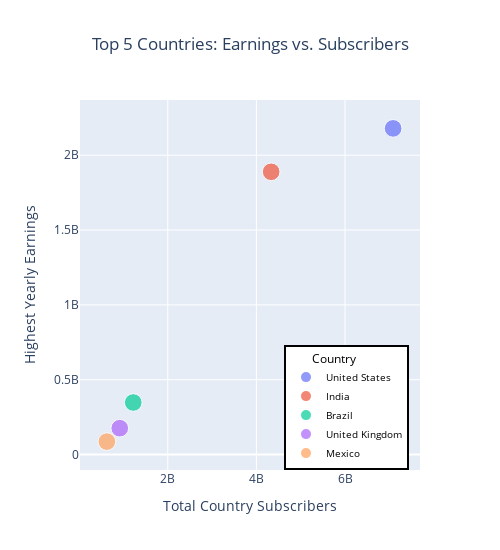

Notebook code cell kept with this figure:
### Markdown cell above
I wanted to see the overall trend of countries in respect to subscribers and highest yearly earnings visibily, as viewing in a dataframe can be difficult.

### Code cell
px.scatter(countrydf.head(5), 
           x='subscribers',y='highest_yearly_earnings', size = 'sizer', size_max=12.5,
               
               color=countrydf.head(5).index,
                labels = {'subscribers': 'Total Country Subscribers',
                          'highest_yearly_earnings': 'Highest Yearly Earnings'},
                     title ='Top 5 Countries: Earnings vs. Subscribers' ).update_layout(title_x=0.5,
                                                                                autosize=False, height=550, width=500).update_layout(
        legend_title="        Country", legend=dict(
        x=.6,
        y=0,
        #title_font_family="Sans Serif",
        font=dict(
            #family="Sans Serif",
            size=10,
            color="black"
        ),
        bgcolor="White",
        bordercolor="Black",
        borderwidth=2
    ))

### Figure 1 — Plotly figure (JSON) as saved in the notebook; plotly's stock layout.template omitted (floating-point values rounded to 4 significant figures)
{"data": [{"hovertemplate": "color=United States<br>Total Country Subscribers=%{x}<br>Highest Yearly Earnings=%{y}<br>sizer=%{marker.size}<extra></extra>", "legendgroup": "United States", "marker": {"color": "#636efa", "size": [1], "sizemode": "area", "sizeref": 0.0064, "symbol": "circle"}, "mode": "markers", "name": "United States", "orientation": "v", "showlegend": true, "type": "scatter", "x": [7084500000], "xaxis": "x", "y": [2179000000.0], "yaxis": "y"}, {"hovertemplate": "color=India<br>Total Country Subscribers=%{x}<br>Highest Yearly Earnings=%{y}<br>sizer=%{marker.size}<extra></extra>", "legendgroup": "India", "marker": {"color": "#EF553B", "size": [1], "sizemode": "area", "sizeref": 0.0064, "symbol": "circle"}, "mode": "markers", "name": "India", "orientation": "v", "showlegend": true, "type": "scatter", "x": [4333400000], "xaxis": "x", "y": [1889000000.0], "yaxis": "y"}, {"hovertemplate": "color=Brazil<br>Total Country Subscribers=%{x}<br>Highest Yearly Earnings=%{y}<br>sizer=%{marker.size}<extra></extra>", "legendgroup": "Brazil", "marker": {"color": "#00cc96", "size": [1], "sizemode": "area", "sizeref": 0.0064, "symbol": "circle"}, "mode": "markers", "name": "Brazil", "orientation": "v", "showlegend": true, "type": "scatter", "x": [1221800000], "xaxis": "x", "y": [347807000], "yaxis": "y"}, {"hovertemplate": "color=United Kingdom<br>Total Country Subscribers=%{x}<br>Highest Yearly Earnings=%{y}<br>sizer=%{marker.size}<extra></extra>", "legendgroup": "United Kingdom", "marker": {"color": "#ab63fa", "size": [1], "sizemode": "area", "sizeref": 0.0064, "symbol": "circle"}, "mode": "markers", "name": "United Kingdom", "orientation": "v", "showlegend": true, "type": "scatter", "x": [917400000], "xaxis": "x", "y": [175900000.0], "yaxis": "y"}, {"hovertemplate": "color=Mexico<br>Total Country Subscribers=%{x}<br>Highest Yearly Earnings=%{y}<br>sizer=%{marker.size}<extra></extra>", "legendgroup": "Mexico", "marker": {"color": "#FFA15A", "size": [1], "sizemode": "area", "sizeref": 0.0064, "symbol": "circle"}, "mode": "markers", "name": "Mexico", "orientation": "v", "showlegend": true, "type": "scatter", "x": [626900000], "xaxis": "x", "y": [86250569], "yaxis": "y"}], "layout": {"autosize": false, "height": 550, "legend": {"bgcolor": "White", "bordercolor": "Black", "borderwidth": 2, "font": {"color": "black", "size": 10}, "itemsizing": "constant", "title": {"text": "        Country"}, "tracegroupgap": 0, "x": 0.6, "y": 0}, "title": {"text": "Top 5 Countries: Earnings vs. Subscribers", "x": 0.5}, "width": 500, "xaxis": {"anchor": "y", "autorange": true, "domain": [0, 1], "range": [20430000.0, 7691000000.0], "title": {"text": "Total Country Subscribers"}, "type": "linear"}, "yaxis": {"anchor": "x", "autorange": true, "domain": [0, 1], "range": [-103400000.0, 2369000000.0], "title": {"text": "Highest Yearly Earnings"}, "type": "linear"}}}
